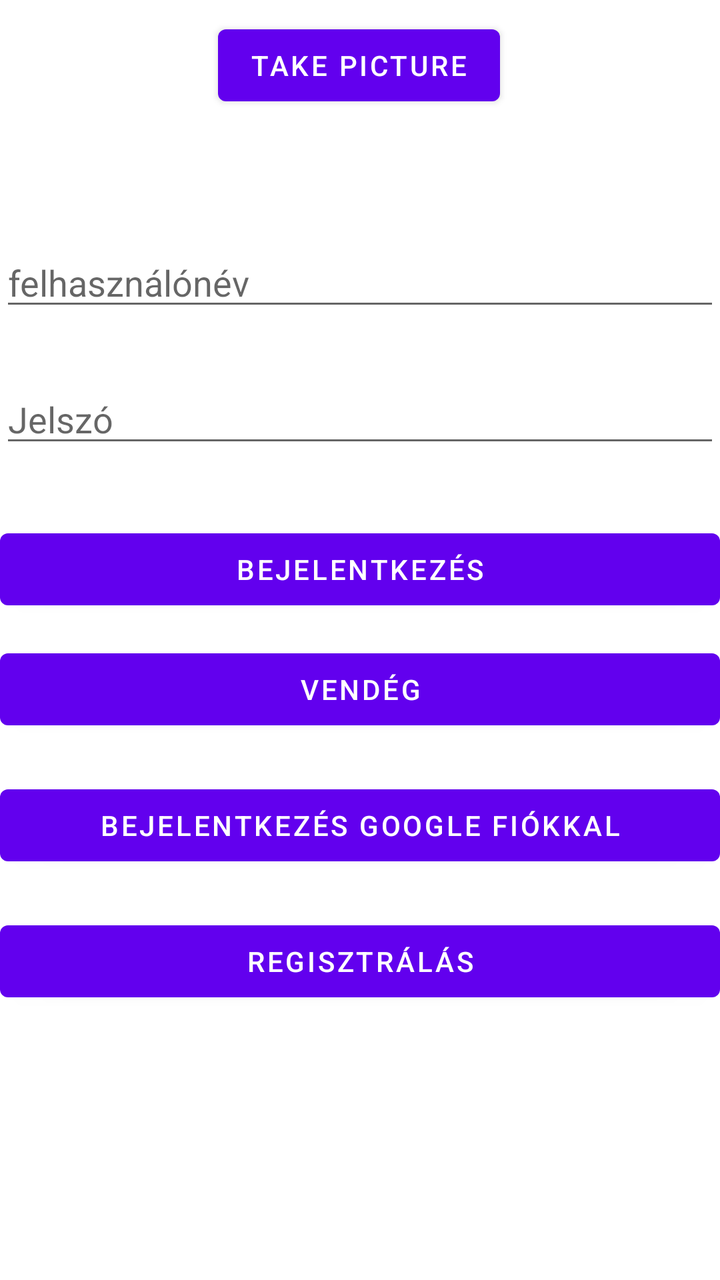
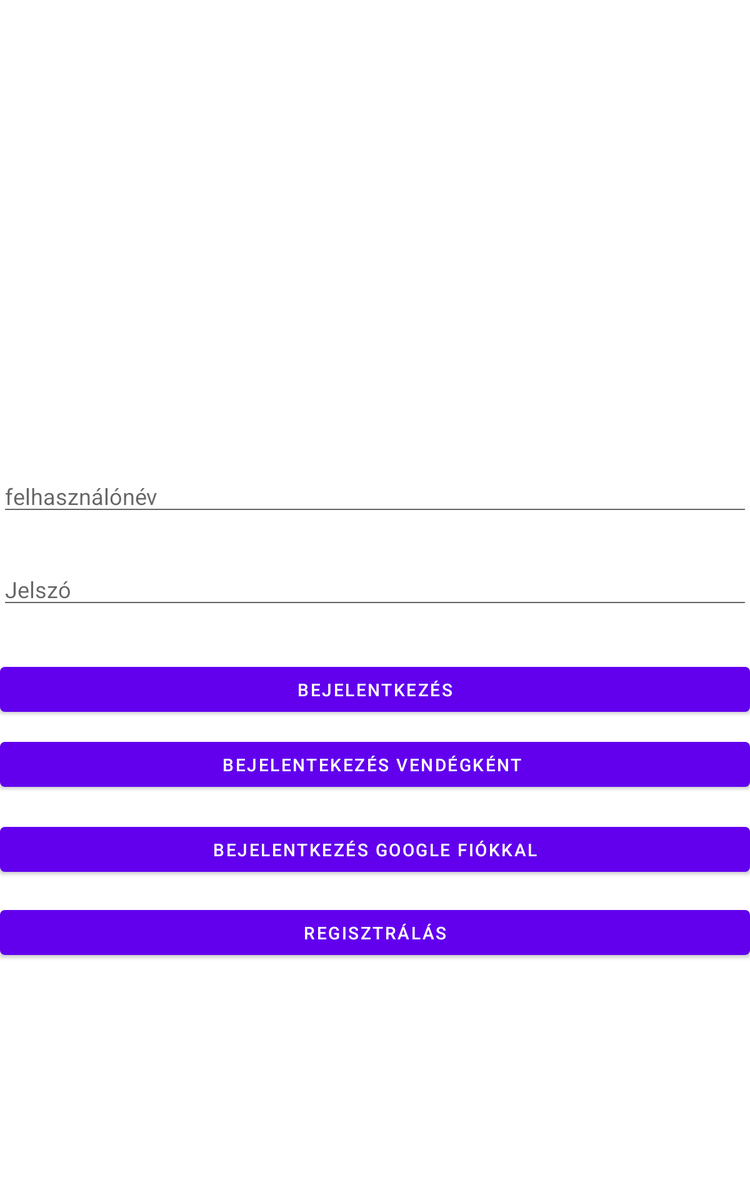

Compare how this app lays out the same screen by default and in its alternative resource folder. The renders come first, then the two layout files and the values they reference.
<!-- AndroidManifest.xml: application theme Theme.Cinema -->
<!-- res/layout/activity_main.xml -->
<?xml version="1.0" encoding="utf-8"?>
<androidx.constraintlayout.widget.ConstraintLayout xmlns:android="http://schemas.android.com/apk/res/android"
    xmlns:app="http://schemas.android.com/apk/res-auto"
    xmlns:tools="http://schemas.android.com/tools"
    android:layout_width="match_parent"
    android:layout_height="match_parent"
    tools:context=".MainActivity">

    <EditText
        android:id="@+id/editTextUserName"
        android:layout_width="match_parent"
        android:layout_height="wrap_content"
        android:ems="10"
        android:hint="@string/username"
        android:inputType="text"
        app:layout_constraintBottom_toBottomOf="parent"
        app:layout_constraintTop_toTopOf="parent"
        app:layout_constraintVertical_bias="0.199"
        tools:layout_editor_absoluteX="16dp" />

    <EditText
        android:id="@+id/editTextPassword"
        android:layout_width="match_parent"
        android:layout_height="wrap_content"
        android:layout_marginBottom="150dp"
        android:ems="10"
        android:hint="@string/password"
        android:inputType="textPassword"
        app:layout_constraintBottom_toBottomOf="parent"
        app:layout_constraintTop_toBottomOf="@+id/editTextUserName"
        app:layout_constraintVertical_bias="0.094"
        tools:layout_editor_absoluteX="0dp" />

    <Button
        android:id="@+id/loginButton"
        android:layout_width="0dp"
        android:layout_height="wrap_content"
        android:text="@string/login"
        android:onClick="login"
        app:layout_constraintBottom_toBottomOf="parent"
        app:layout_constraintEnd_toEndOf="parent"
        app:layout_constraintHorizontal_bias="1.0"
        app:layout_constraintStart_toStartOf="parent"
        app:layout_constraintTop_toBottomOf="@+id/editTextPassword"
        app:layout_constraintVertical_bias="0.088"
        tools:ignore="UsingOnClickInXml" />

    <Button
        android:id="@+id/registerButton"
        android:layout_width="0dp"
        android:layout_height="wrap_content"
        android:onClick="register"
        android:text="@string/registration"
        app:layout_constraintBottom_toBottomOf="parent"
        app:layout_constraintEnd_toEndOf="parent"
        app:layout_constraintHorizontal_bias="0.0"
        app:layout_constraintStart_toStartOf="parent"
        app:layout_constraintTop_toBottomOf="@+id/googleSignInButton"
        app:layout_constraintVertical_bias="0.129"
        tools:ignore="UsingOnClickInXml" />

    <Button
        android:id="@+id/guestLoginButton"
        android:layout_width="0dp"
        android:layout_height="wrap_content"
        android:layout_marginTop="12dp"
        android:onClick="loginAsGuest"
        android:text="Vendég"
        app:layout_constraintEnd_toEndOf="parent"
        app:layout_constraintHorizontal_bias="1.0"
        app:layout_constraintStart_toStartOf="parent"
        app:layout_constraintTop_toBottomOf="@+id/loginButton" />

    <Button
        android:id="@+id/googleSignInButton"
        android:layout_width="0dp"
        android:layout_height="wrap_content"
        android:layout_marginTop="20dp"
        android:onClick="loginWithGoogle"
        android:text="Bejelentkezés google fiókkal"
        app:layout_constraintEnd_toEndOf="parent"
        app:layout_constraintHorizontal_bias="0.0"
        app:layout_constraintStart_toStartOf="parent"
        app:layout_constraintTop_toBottomOf="@+id/guestLoginButton" />

    <Button
        android:id="@+id/takePicture"
        android:layout_width="wrap_content"
        android:layout_height="wrap_content"
        android:layout_marginBottom="448dp"
        android:onClick="openCamera"
        android:text="Take picture"
        app:layout_constraintBottom_toBottomOf="@id/registerButton"
        app:layout_constraintEnd_toEndOf="@id/registerButton"
        app:layout_constraintHorizontal_bias="0.498"
        app:layout_constraintStart_toStartOf="@id/registerButton" />
    />

</androidx.constraintlayout.widget.ConstraintLayout>
<!-- resources referenced by this layout -->
<resources>
  <string name="login">Bejelentkezés</string>
  <string name="password">Jelszó</string>
  <string name="registration">Regisztrálás</string>
  <string name="username">felhasználónév</string>
  <style name="Theme.Cinema" parent="Theme.MaterialComponents.DayNight.DarkActionBar">
          
          <item name="colorPrimary">@color/purple_500</item>
          <item name="colorPrimaryVariant">@color/purple_700</item>
          <item name="colorOnPrimary">@color/white</item>
          
          <item name="colorSecondary">@color/teal_200</item>
          <item name="colorSecondaryVariant">@color/teal_700</item>
          <item name="colorOnSecondary">@color/black</item>
          
          <item name="android:statusBarColor" tools:targetApi="l">?attr/colorPrimaryVariant</item>
          
      </style>
</resources>
<!-- res/layout-sw600dp/activity_main.xml (the repository's variant of the layout above) -->
<!-- drawn on a 7-inch tablet held upright -->
<?xml version="1.0" encoding="utf-8"?>
<androidx.constraintlayout.widget.ConstraintLayout xmlns:android="http://schemas.android.com/apk/res/android"
    xmlns:app="http://schemas.android.com/apk/res-auto"
    xmlns:tools="http://schemas.android.com/tools"
    android:layout_width="match_parent"
    android:layout_height="match_parent"
    tools:context=".MainActivity">

    <EditText
        android:id="@+id/editTextUserName"
        android:layout_width="match_parent"
        android:layout_height="wrap_content"
        android:ems="10"
        android:hint="@string/username"
        android:inputType="text"
        app:layout_constraintBottom_toBottomOf="parent"
        app:layout_constraintTop_toTopOf="parent"
        app:layout_constraintVertical_bias="0.408"
        tools:layout_editor_absoluteX="16dp" />

    <EditText
        android:id="@+id/editTextPassword"
        android:layout_width="match_parent"
        android:layout_height="wrap_content"
        android:layout_marginBottom="150dp"
        android:ems="10"
        android:hint="@string/password"
        android:inputType="textPassword"
        app:layout_constraintBottom_toBottomOf="parent"
        app:layout_constraintTop_toBottomOf="@+id/editTextUserName"
        app:layout_constraintVertical_bias="0.094"
        tools:layout_editor_absoluteX="0dp" />

    <Button
        android:id="@+id/loginButton"
        android:layout_width="0dp"
        android:layout_height="wrap_content"
        android:text="@string/login"
        android:onClick="login"
        app:layout_constraintBottom_toBottomOf="parent"
        app:layout_constraintEnd_toEndOf="parent"
        app:layout_constraintHorizontal_bias="1.0"
        app:layout_constraintStart_toStartOf="parent"
        app:layout_constraintTop_toBottomOf="@+id/editTextPassword"
        app:layout_constraintVertical_bias="0.088"
        tools:ignore="UsingOnClickInXml" />

    <Button
        android:id="@+id/registerButton"
        android:layout_width="0dp"
        android:layout_height="wrap_content"
        android:text="@string/registration"
        android:onClick="register"
        app:layout_constraintBottom_toBottomOf="parent"
        app:layout_constraintEnd_toEndOf="parent"
        app:layout_constraintHorizontal_bias="1.0"
        app:layout_constraintStart_toStartOf="parent"
        app:layout_constraintTop_toBottomOf="@+id/googleSignInButton"
        app:layout_constraintVertical_bias="0.088"
        tools:ignore="UsingOnClickInXml" />

    <Button
        android:id="@+id/guestLoginButton"
        android:layout_width="0dp"
        android:layout_height="wrap_content"
        android:layout_marginTop="12dp"
        android:onClick="loginAsGuest"
        android:text="Bejelentekezés vendégként "
        app:layout_constraintEnd_toEndOf="parent"
        app:layout_constraintHorizontal_bias="1.0"
        app:layout_constraintStart_toStartOf="parent"
        app:layout_constraintTop_toBottomOf="@+id/loginButton" />

    <Button
        android:id="@+id/googleSignInButton"
        android:layout_width="0dp"
        android:layout_height="wrap_content"
        android:layout_marginTop="20dp"
        android:onClick="loginWithGoogle"
        android:text="Bejelentkezés google fiókkal"
        app:layout_constraintEnd_toEndOf="parent"
        app:layout_constraintHorizontal_bias="0.0"
        app:layout_constraintStart_toStartOf="parent"
        app:layout_constraintTop_toBottomOf="@+id/guestLoginButton" />

</androidx.constraintlayout.widget.ConstraintLayout>
